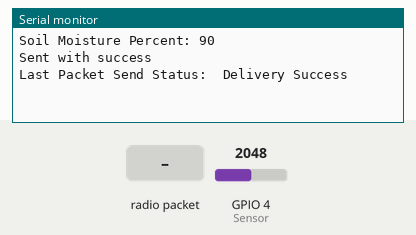
A sketch run on a simulated ESP32. Parts: the last lines printed to the serial monitor. The inputs (shaded band) are chosen by the test bench; at power-on: GPIO 4 (Sensor) = 2048.

Above: at 1.7 s.
1.8 s: radio packet "1" arrives
At 2.9 s:
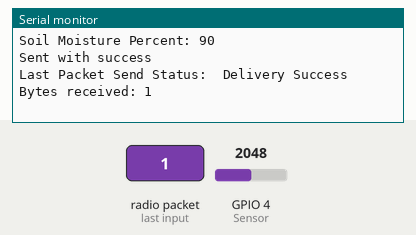
4.8 s: GPIO 4 (Sensor) set to 3603
At 11.1 s:
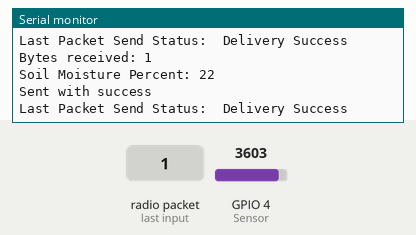

The sketch:

Soil_sensor_1.ino
```cpp
#include <esp_now.h>
#include <WiFi.h>
const int DryValue = 3130;   //you need to replace this value with Value_1
const int WaterValue = 1645;  //you need to replace this value with Value_2
int soilMoistureValue = 0;
int soilMoisturePercent = 0;

uint8_t broadcastAddress[] = {0x30, 0x30, 0xF9, 0x00, 0x3B, 0x64};
typedef struct struct_message {
  char a[32];
  int b;
} struct_message;

struct_message myData;

String success;
int count = 0;

esp_now_peer_info_t peerInfo;


void setup() {
  Serial.begin(115200);
  delay(500);
  WiFi.mode(WIFI_STA);

  if (esp_now_init() != ESP_OK) {
    Serial.println("Error initializing ESP-NOW");
    return;
  }
  esp_now_register_send_cb(OnDataSent);
  memcpy(peerInfo.peer_addr, broadcastAddress, 6);
  peerInfo.channel = 0;
  peerInfo.encrypt = false;
  if (esp_now_add_peer(&peerInfo) != ESP_OK){
    Serial.println("Failed to add peer");
    return;
  }
  esp_now_register_recv_cb(esp_now_recv_cb_t(OnDataRecv));
}
void loop() {
  soilMoistureValue = analogRead(4);  //put Sensor insert into soil
  soilMoisturePercent = map(soilMoistureValue,1800,4095,100,0);
  constrain(soilMoistureValue, 0, 100);
  Serial.print("Soil Moisture Percent: ");
  Serial.println(soilMoisturePercent);
  delay(100);
  // Send message via ESP-NOW
  strcpy(myData.a, "SOIL 1");
  myData.b = soilMoisturePercent;
  esp_err_t result = esp_now_send(broadcastAddress, (uint8_t *) &myData, sizeof(myData));

  if (result == ESP_OK) {
    Serial.println("Sent with success");
  }
  else {
    Serial.println("Error sending the data");
  }
  delay(10000);
}
void OnDataRecv(const uint8_t * mac, const uint8_t *incomingData, int len) {
  Serial.print("Bytes received: ");
  Serial.println(len);
}
void OnDataSent(const uint8_t *mac_addr, esp_now_send_status_t status) {
  Serial.print("\r\nLast Packet Send Status:\t");
  Serial.println(status == ESP_NOW_SEND_SUCCESS ? "Delivery Success" : "Delivery Fail");
  if (status ==0){
    success = "Delivery Success :)";
  }
  else{
    success = "Delivery Fail :(";
  }
}
```

Measured:
- after the input at 1.8 s, the serial monitor: prints a new line at once (image 1)
- after the input at 4.8 s, the serial monitor: prints a new line after 5.8 s (image 2)
